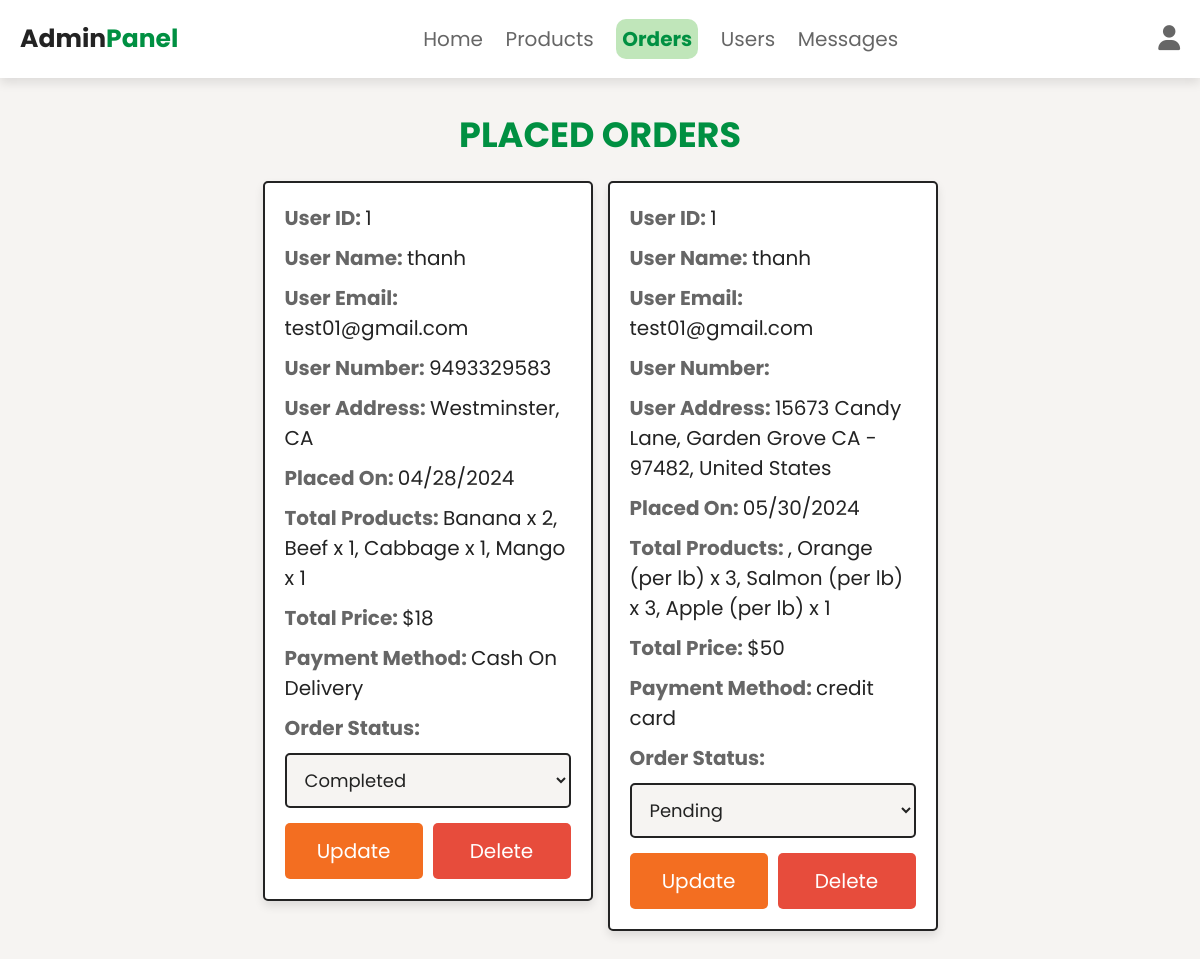
Screenshot of /admin_orders.php (signed in) with the database file from the repository.
### tables this page shows
CREATE TABLE `orders` (
  `id` int(100) NOT NULL,
  `user_id` int(100) NOT NULL,
  `name` varchar(100) NOT NULL,
  `number` varchar(12) NOT NULL,
  `email` varchar(100) NOT NULL,
  `method` varchar(50) NOT NULL,
  `address` varchar(500) NOT NULL,
  `total_products` varchar(1000) NOT NULL,
  `total_price` int(100) NOT NULL,
  `placed_on` varchar(50) NOT NULL,
  `payment_status` varchar(20) NOT NULL DEFAULT 'Pending'
);

### admin_orders.php (the view, shortened to what this page needs)
<?php
    @include 'config.php';
?>
<!DOCTYPE html>
<html lang="en">
<head>
    <link rel = "stylesheet" href = "https://cdnjs.cloudflare.com/ajax/libs/font-awesome/6.5.1/css/all.min.css">
    <link rel = "stylesheet" href = "css/admin_style.css">
</head>
<body>
    <?php include 'admin_header.php';?>
    <section class = "place-orders">
        <h1 class = "title">Placed Orders</h1>
        <div class = "box-container">
            <?php
                $select_orders = $conn->prepare("SELECT * FROM `orders`");
                $select_orders->execute();
                if ($select_orders->rowCount() > 0){
                    while ($fetch_orders = $select_orders->fetch(PDO::FETCH_ASSOC)){
            ?>
            <div class = "box">
                <p>User ID: <span><?= $fetch_orders['user_id']; ?></span></p>
                <p>User Name: <span><?= $fetch_orders['name']; ?></span></p>
                <p>User Email: <span><?= $fetch_orders['email']; ?></span></p>
                <p>User Number: <span><?= $fetch_orders['number']; ?></span></p>
                <p>User Address: <span><?= $fetch_orders['address']; ?></span></p>
                <p>Placed On: <span><?= $fetch_orders['placed_on']; ?></span></p>
                <p>Total Products: <span><?= $fetch_orders['total_products']; ?></span></p>
                <p>Total Price: <span>$<?= $fetch_orders['total_price']; ?></span></p>
                <p>Payment Method: <span><?= $fetch_orders['method']; ?></span></p>
                <p>Order Status:</p>
                <form action = "" method = "POST">
                    <select name = "update_payment" class = "drop-down">
                        <option value = "" selected disabled><?= $fetch_orders['payment_status']; ?></option>
                    </select>
                    <div class = "flex-btn">
                        <input type = "submit" name = "update_order" class = "option-btn" value = "Update">
                        <a href = "admin_orders.php?delete=<?= $fetch_orders['id']; ?>" class = "delete-btn" onClick = "return confirm('Delete this Order?');">Delete</a>
                    </div>
                </form>
            </div>
            <?php
                }
            } else {
                echo '<p class = "empty">No Order Placed Yet!</p>';
            }
            ?>
        </div>
    </section>
</body>
</html>

### css/admin_style.css (style rules this page uses)
.place-orders .box-container { display: grid; grid-template-columns: repeat(auto-fit, 33rem); gap: 1.5rem; align-items: flex-start; justify-content: center; }
.place-orders .box-container .box { border: var(--border); box-shadow: var(--box-shadow); background-color: var(--white); border-radius: 0.5rem; padding: 2rem; text-align: left; }
.place-orders .box-container .box p { margin-bottom: 1rem; line-height: 1.5; font-size: 2rem; color: var(--light-color); font-weight: bold; }
.place-orders .box-container .box p span { font-weight: normal; }
.place-orders .box-container .box .drop-down { width: 100%; padding: 1.2rem 1.4rem; font-size: 1.8rem; border: var(--border); border-radius: 0.5rem; background-color: var(--light-bg); margin-bottom: 0.5rem; }

### css/components.css (style rules this page uses)
:root { --green: #009042; --light-green: #c0e6ba; --orange: #f36e21; --red: #e74c3c; --black: #232323; --light-color: #666; --grey: #c0c0c0; --white: #fff; --light-bg: #f6f4f2; --border: 0.2rem solid var(--black); --box-shadow: 0 0.5rem 1rem rgba(0, 0, 0, 0.1); --background-gradient: linear-gradient(45deg, #3aada8, #a2d5ac, #e5eec1, #ceffc9); }
* { font-family: "Poppins", sans-serif; margin: 0; padding: 0; box-sizing: border-box; outline: none; border: none; text-decoration: none; color: var(--black); }
body { background-color: var(--light-bg); }
html { font-size: 62.5%; overflow-x: hidden; scroll-behavior: smooth; scroll-padding-top: 6.5rem; }
section { padding: 3rem 2rem; max-width: 1200px; margin: 0 auto; }
.btn, .delete-btn, .option-btn { display: block; width: 100%; margin-top: 1rem; border-radius: 0.5rem; color: var(--white); font-size: 2rem; padding: 1.3rem 3rem; cursor: pointer; text-align: center; }
.flex-btn { display: flex; flex-wrap: wrap; gap: 1rem; }
.flex-btn > * { flex: 1; }
.delete-btn { background-color: var(--red); }
.option-btn { background-color: var(--orange); }
.title { text-align: center; margin-bottom: 2rem; text-transform: uppercase; color: var(--green); font-size: 3.5rem; }

### rows the page displays
orders: user "1", name "thanh", email "test01@gmail.com", number "9493329583", address "Westminster, CA", placed_on "04/28/2024", total_products "Banana x 2, Beef x 1, Cabbage x 1, Mango x 1", total_price "18", method "Cash On Delivery", update_payment "Completed"
orders: user "1", name "thanh", email "test01@gmail.com", address "15673 Candy Lane, Garden Grove CA - 97482, United States", placed_on "05/30/2024", total_products ", Orange (per lb) x 3, Salmon (per lb) x 3, Apple (per lb) x 1", total_price "50", method "credit card", update_payment "Pending"
